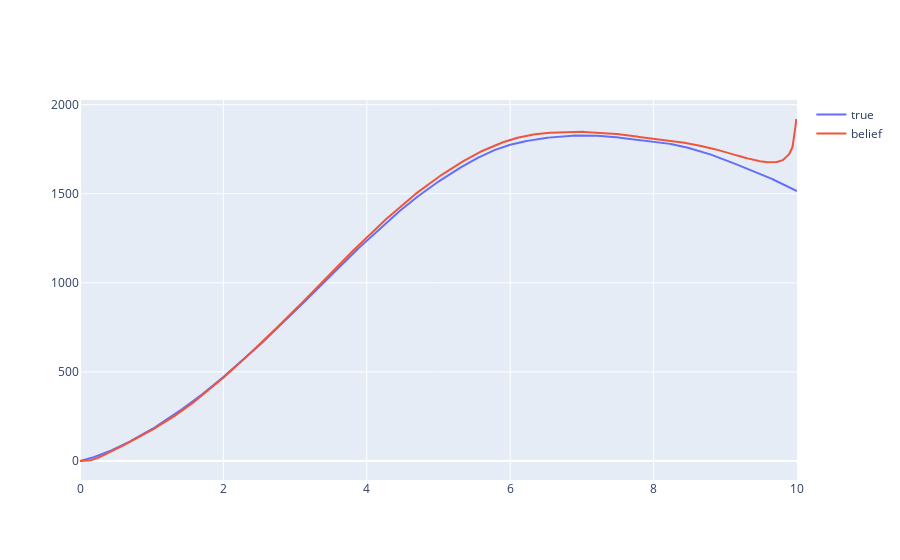
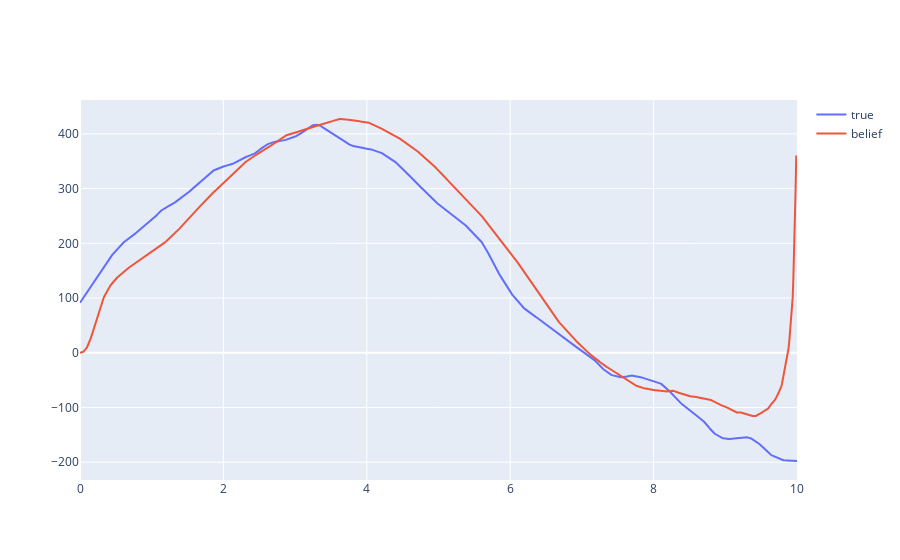
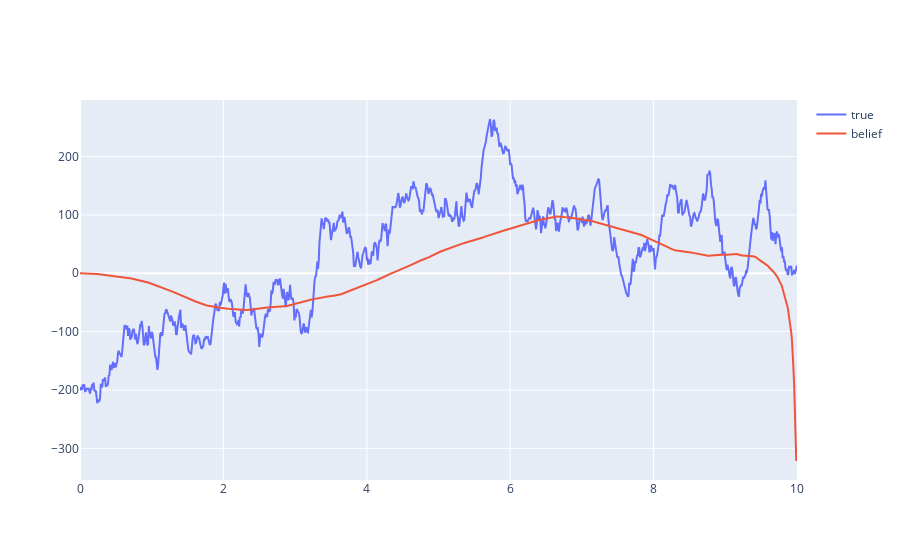
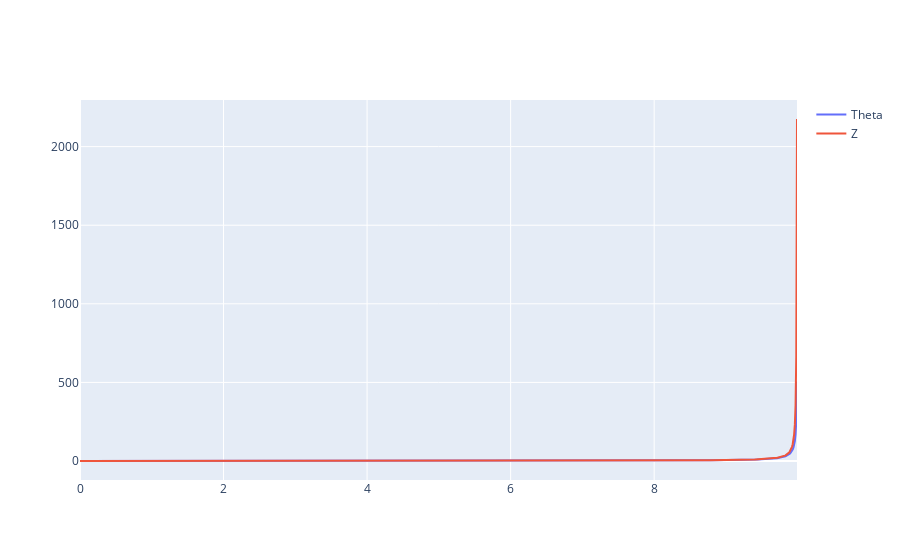

The notebook cell these images were saved under, in order:
### Markdown cell above
See scipy's [odeint ref](https://docs.scipy.org/doc/scipy/reference/generated/scipy.integrate.odeint.html) or [solve_ivp ref](https://docs.scipy.org/doc/scipy/reference/generated/scipy.integrate.solve_ivp.html#scipy.integrate.solve_ivp) for more on how to use the functions.

### Code cell
figy = go.Figure()
figy.add_trace(go.Scatter(x=timevec, y=sol.y[0,:], name="true"))
figy.add_trace(go.Scatter(x=timevec[0:-1], y=filtersol.y[0,:], name="belief"))
figy.show()

figv = go.Figure()
figv.add_trace(go.Scatter(x=timevec, y=sol.y[1,:], name='true'))
figv.add_trace(go.Scatter(x=timevec[0:-1], y=filtersol.y[1,:], name='belief'))
figv.show()

figat = go.Figure()
figat.add_trace(go.Scatter(x=timevec, y=sol.y[2,:], name='true'))
figat.add_trace(go.Scatter(x=timevec[0:-1], y=filtersol.y[2,:], name='belief'))
figat.show()

figtheta = go.Figure()
figtheta.add_trace(go.Scatter(x=timevec[0:-1], y=theta, name='Theta'))
figtheta.add_trace(go.Scatter(x=timevec[0:-1], y=z, name='Z'))
figtheta.show()

figk = go.Figure()
figk.add_trace(go.Scatter(x=filtersol.t, y=K1, name='K1'))
figk.add_trace(go.Scatter(x=filtersol.t, y=K2, name='K2'))
figk.add_trace(go.Scatter(x=filtersol.t, y=K3, name='K3'))
figk.show()

figp = go.Figure()
figp.add_trace(go.Scatter(x=filtersol.t, y=std_pos, name='RMS error in position(ft)'))
figp.add_trace(go.Scatter(x=filtersol.t, y=std_vel, name='RMS error in velocity(ft/sec)'))
figp.add_trace(go.Scatter(x=filtersol.t, y=std_accel, name='RMS error in acceleration(ft/sec^2)'))
figp.show()

### Figure 1 — Plotly figure (JSON) as saved in the notebook; plotly's stock layout.template omitted (floating-point values rounded to 4 significant figures; data arrays with more than 128 entries replaced by an {"elided": "..."} marker saying what was removed)
{"data": [{"name": "true", "type": "scatter", "x": {"elided": "1001 float values"}, "y": {"elided": "1001 float values"}}, {"name": "belief", "type": "scatter", "x": {"elided": "1000 float values"}, "y": {"elided": "1000 float values"}}], "layout": {"autosize": true, "xaxis": {"autorange": true, "range": [0, 10], "type": "linear"}, "yaxis": {"autorange": true, "range": [-106.7, 2026.0], "type": "linear"}}}

### Figure 2 — Plotly figure (JSON) as saved in the notebook; plotly's stock layout.template omitted (floating-point values rounded to 4 significant figures; data arrays with more than 128 entries replaced by an {"elided": "..."} marker saying what was removed)
{"data": [{"name": "true", "type": "scatter", "x": {"elided": "1001 float values"}, "y": {"elided": "1001 float values"}}, {"name": "belief", "type": "scatter", "x": {"elided": "1000 float values"}, "y": {"elided": "1000 float values"}}], "layout": {"autosize": true, "xaxis": {"autorange": true, "range": [0, 10], "type": "linear"}, "yaxis": {"autorange": true, "range": [-232.5, 461.8], "type": "linear"}}}

### Figure 3 — Plotly figure (JSON) as saved in the notebook; plotly's stock layout.template omitted (floating-point values rounded to 4 significant figures; data arrays with more than 128 entries replaced by an {"elided": "..."} marker saying what was removed)
{"data": [{"name": "true", "type": "scatter", "x": {"elided": "1001 float values"}, "y": {"elided": "1001 float values"}}, {"name": "belief", "type": "scatter", "x": {"elided": "1000 float values"}, "y": {"elided": "1000 float values"}}], "layout": {"autosize": true, "xaxis": {"autorange": true, "range": [0, 10], "type": "linear"}, "yaxis": {"autorange": true, "range": [-354.3, 296.9], "type": "linear"}}}

### Figure 4 — Plotly figure (JSON) as saved in the notebook; plotly's stock layout.template omitted (floating-point values rounded to 4 significant figures; data arrays with more than 128 entries replaced by an {"elided": "..."} marker saying what was removed)
{"data": [{"name": "Theta", "type": "scatter", "x": {"elided": "1000 float values"}, "y": {"elided": "1000 float values"}}, {"name": "Z", "type": "scatter", "x": {"elided": "1000 float values"}, "y": {"elided": "1000 float values"}}], "layout": {"autosize": true, "xaxis": {"autorange": true, "range": [0, 9.99], "type": "linear"}, "yaxis": {"autorange": true, "range": [-120.9, 2297.0], "type": "linear"}}}
